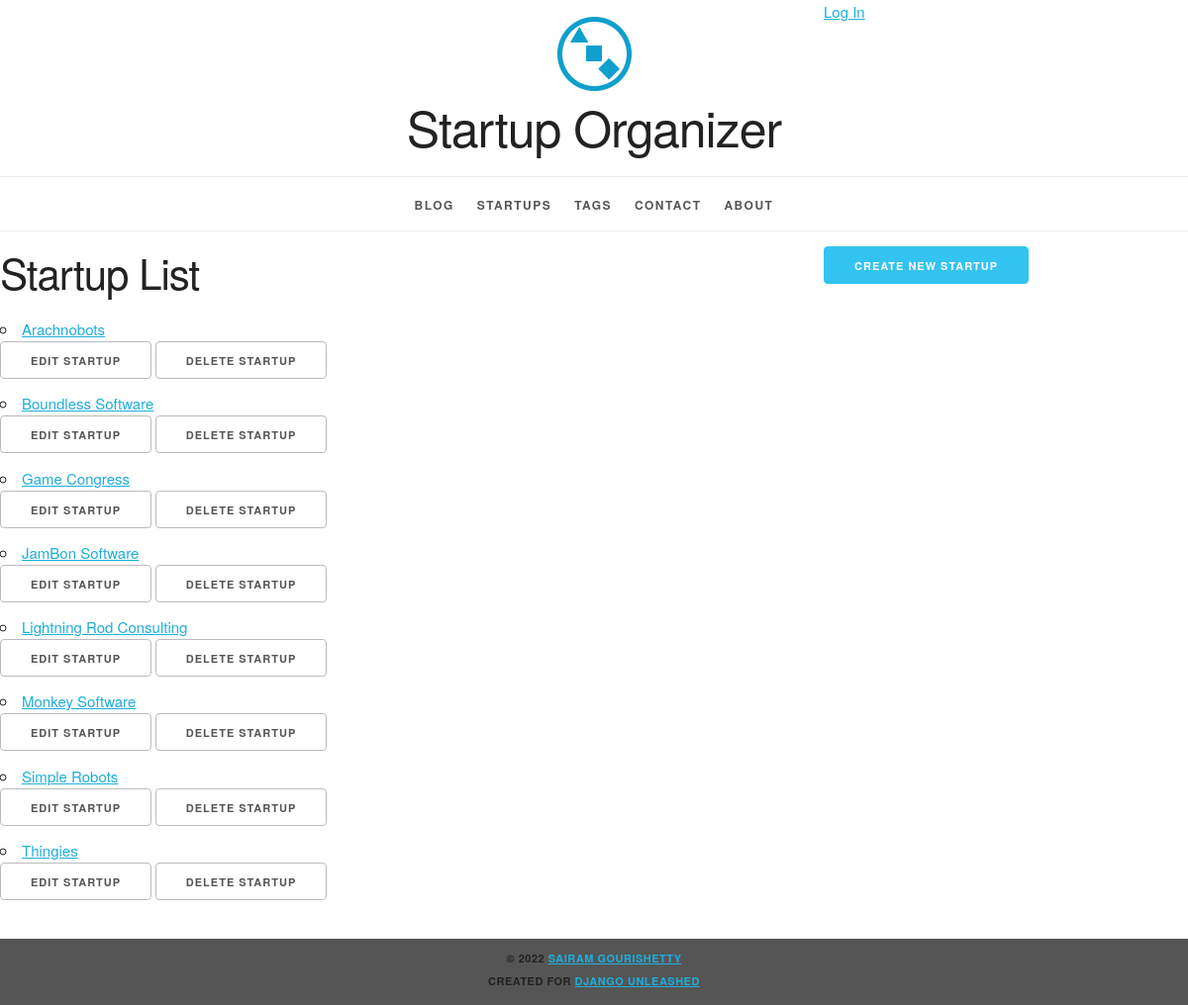
The page /startup/ on the database its author committed.
### organizer/models.py (models this page shows, shortened)
class Startup(models.Model):
    name = models.CharField(max_length=31, db_index=True)   # index automatically in the database
    slug = models.SlugField(max_length=31, unique=True, help_text='A label for URL config. ')   #unique fields are automatically indexed
    description = models.TextField()
    founded_date = models.DateField('date founded')
    contact = models.EmailField()
    website = models.URLField(max_length=255)
    tags = models.ManyToManyField(Tag, blank=True)
    class Meta:
        ordering = ['name']
        get_latest_by = 'founded_date'
    def get_absolute_url(self):
        return reverse('organizer_startup_detail', kwargs={'slug': self.slug})
    def get_update_url(self):
        return reverse(
            'organizer_startup_update', kwargs={'slug': self.slug}
        )
    def get_delete_url(self):
        return reverse(
            'organizer_startup_delete', kwargs={'slug': self.slug}
        )

### organizer/views.py (the view)
class StartupList(PageLinksMixin, ListView):
    model = Startup
    paginate_by: 5

### organizer/utils.py (called while the page is built)
    def get_context_data(self, **kwargs):
        context = super().get_context_data(
            **kwargs
        )
        page = context.get('page_obj')
        if page is not None:
            context.update({
                'previous_page_url': self.previous_page(page),
                'next_page_url': self.next_page(page),
            })
        return context

### organizer/templates/organizer/startup_list.html (shortened to what this page needs)
{% extends parent_template|default:"organizer/base_organizer.html" %}
{% block create_button %}
    <a
        href="{% url 'organizer_startup_create' %}"
        class="button button-primary">
      Create New Startup</a>
{% endblock %}
{% block org_content %}
  <h2>Startup List</h2>
  <ul>
    {% for startup in startup_list %}
      <li>
        <a href="{{ startup.get_absolute_url }}">
          {{ startup.name }}</a>
          <ul class="inline">
              <li>
                <a
                    href="{{ startup.get_update_url }}"
                    class="button">
                  Edit Startup</a></li>
              <li>
                <a
                    href="{{ startup.get_delete_url }}"
                    class="button">
                  Delete Startup</a></li>
          </ul>
      </li>
    {% empty %}
      <li><em>No Startups Available</em></li>
    {% endfor %}
  </ul>
{% endblock %}

### static/site/skeleton.css (style rules this page uses)
html { font-size: 62.5%; }
body { font-size: 1.5em; line-height: 1.6; font-weight: 400; font-family: "Raleway", "HelveticaNeue", "Helvetica Neue", Helvetica, Arial, sans-serif; color: #222; }
h1, h2, h3, h4, h5, h6 { margin-top: 0; margin-bottom: 2rem; font-weight: 300; }
h2 { font-size: 3.6rem; line-height: 1.25; letter-spacing: -.1rem; }
@media (min-width: 550px) { h2 { font-size: 4.2rem; } }
a { color: #1EAEDB; }
.button, button, input[type="submit"], input[type="reset"], input[type="button"] { display: inline-block; height: 38px; padding: 0 30px; color: #555; text-align: center; font-size: 11px; font-weight: 600; line-height: 38px; letter-spacing: .1rem; text-transform: uppercase; text-decoration: none; white-space: nowrap; background-color: transparent; border-radius: 4px; border: 1px solid #bbb; cursor: pointer; box-sizing: border-box; }
.button.button-primary, button.button-primary, input[type="submit"].button-primary, input[type="reset"].button-primary, input[type="button"].button-primary { color: #FFF; background-color: #33C3F0; border-color: #33C3F0; }
ul { list-style: circle inside; }
ol, ul { padding-left: 0; margin-top: 0; }
ul ul, ul ol, ol ol, ol ul { margin: 1.5rem 0 1.5rem 3rem; font-size: 90%; }
li { margin-bottom: 1rem; }
button, .button { margin-bottom: 1rem; }
pre, blockquote, dl, figure, table, p, ul, ol, form { margin-bottom: 2.5rem; }

### static/site/style.css (style rules this page uses)
html { height: 100%; background-color: #555; }
body { background-color: white; }
.inline { list-style-type: none; padding: 0; margin: 0 0 -0.5em; }
.inline li { display: inline; }

### rows shown on the page
Startup: name "Arachnobots"
Startup: name "Boundless Software"
Startup: name "Game Congress"
Startup: name "JamBon Software"
Startup: name "Lightning Rod Consulting"
Startup: name "Monkey Software"
Startup: name "Simple Robots"
Startup: name "Thingies"
